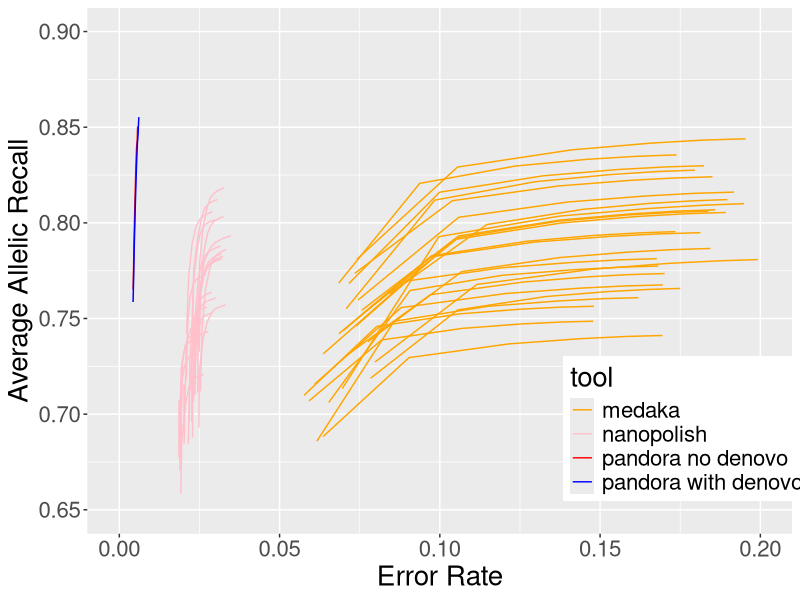

R code for this plot:
library("ggplot2")


png(file="ROC_data_20_way_nanopore.R_data.png", width=700, height=500)

df <- read.csv("ROC_data_20_way_nanopore.R_data.csv", header=TRUE)

ggplot(data=df, aes(x=error_rate, y=recalls_wrt_variants_found_wrt_alleles,
                             group=tool_long_name, colour=tool)) +
  geom_line() +
  scale_colour_manual(values = c("pandora no denovo"="red", "pandora with denovo"="blue",
                                 "medaka"="orange", "nanopolish"="pink")) +
  theme(text = element_text(size=20), legend.position=c(0.85,0.2)) +
  xlim(0.0, 0.2) +
  ylim(0.65, 0.90) +
  ylab("Average Allelic Recall") +
  xlab("Error Rate")

